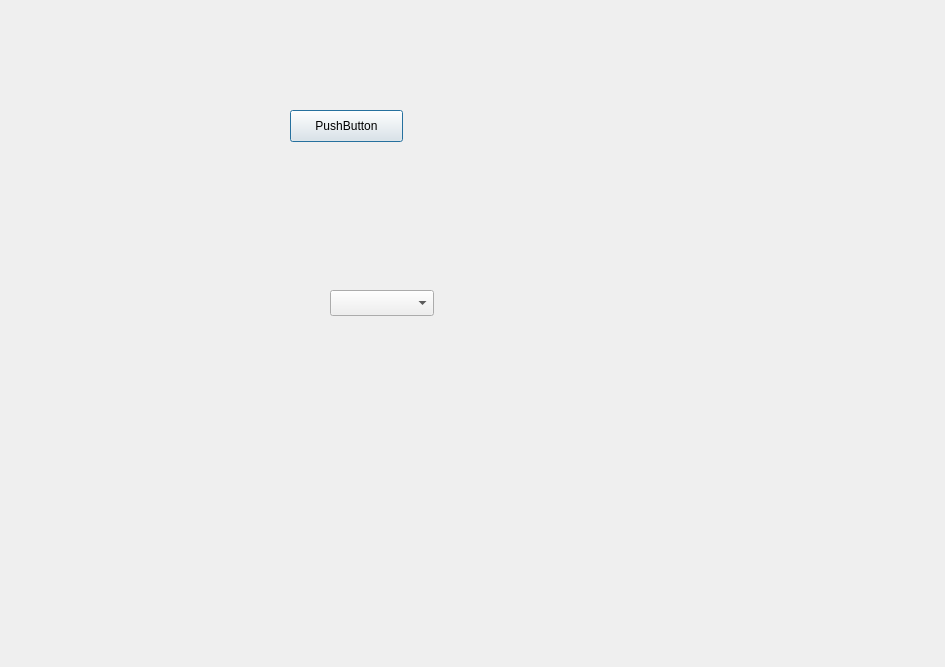
<?xml version="1.0" encoding="UTF-8"?>
<ui version="4.0">
 <class>Dialog</class>
 <widget class="QDialog" name="Dialog">
  <property name="geometry">
   <rect>
    <x>0</x>
    <y>0</y>
    <width>945</width>
    <height>667</height>
   </rect>
  </property>
  <property name="windowTitle">
   <string>Dialog</string>
  </property>
  <widget class="QPushButton" name="pushButton">
   <property name="geometry">
    <rect>
     <x>290</x>
     <y>110</y>
     <width>113</width>
     <height>32</height>
    </rect>
   </property>
   <property name="text">
    <string>PushButton</string>
   </property>
  </widget>
  <widget class="QComboBox" name="comboBox">
   <property name="geometry">
    <rect>
     <x>330</x>
     <y>290</y>
     <width>104</width>
     <height>26</height>
    </rect>
   </property>
  </widget>
 </widget>
 <resources/>
 <connections/>
</ui>
